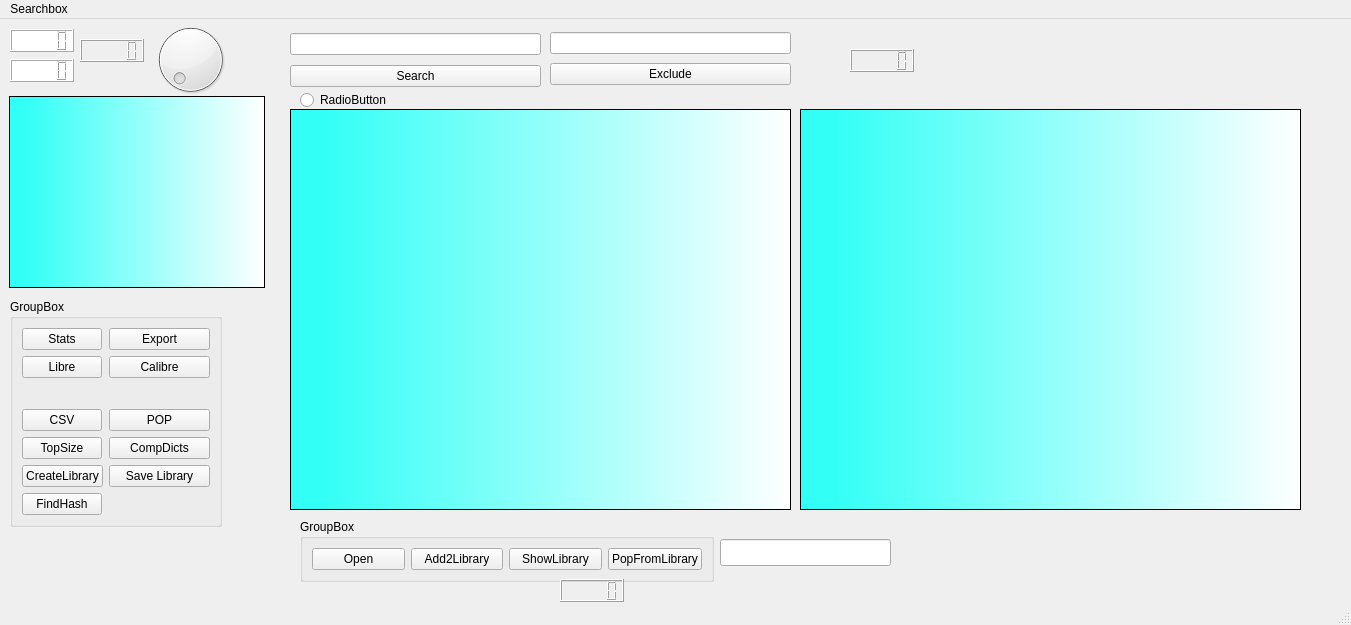
<?xml version="1.0" encoding="UTF-8"?>
<ui version="4.0">
 <class>MainWindow</class>
 <widget class="QMainWindow" name="MainWindow">
  <property name="geometry">
   <rect>
    <x>0</x>
    <y>0</y>
    <width>1351</width>
    <height>625</height>
   </rect>
  </property>
  <property name="windowTitle">
   <string>MainWindow</string>
  </property>
  <widget class="QWidget" name="centralwidget">
   <widget class="QWidget" name="gridLayoutWidget">
    <property name="geometry">
     <rect>
      <x>290</x>
      <y>10</y>
      <width>251</width>
      <height>62</height>
     </rect>
    </property>
    <layout class="QGridLayout" name="gridLayout">
     <item row="1" column="0">
      <widget class="QLineEdit" name="lineEdit"/>
     </item>
     <item row="2" column="0">
      <widget class="QPushButton" name="SearchButton">
       <property name="text">
        <string>Search</string>
       </property>
      </widget>
     </item>
    </layout>
   </widget>
   <widget class="QWidget" name="gridLayoutWidget_2">
    <property name="geometry">
     <rect>
      <x>550</x>
      <y>10</y>
      <width>241</width>
      <height>61</height>
     </rect>
    </property>
    <layout class="QGridLayout" name="gridLayout_2">
     <item row="3" column="0">
      <widget class="QPushButton" name="ExcludeButtom">
       <property name="text">
        <string>Exclude</string>
       </property>
      </widget>
     </item>
     <item row="2" column="0">
      <widget class="QLineEdit" name="lineEdit_2"/>
     </item>
    </layout>
   </widget>
   <widget class="QTextBrowser" name="textBrowser_2">
    <property name="geometry">
     <rect>
      <x>9</x>
      <y>77</y>
      <width>256</width>
      <height>192</height>
     </rect>
    </property>
    <property name="styleSheet">
     <string notr="true">background-color: qlineargradient(spread:reflect, x1:0, y1:0, x2:1, y2:0, stop:0.0633484 rgba(50, 255, 246, 255), stop:1 rgba(255, 255, 255, 255));
font: 63 italic 10pt &quot;Ubuntu&quot;;</string>
    </property>
   </widget>
   <widget class="QListWidget" name="listWidget">
    <property name="geometry">
     <rect>
      <x>290</x>
      <y>90</y>
      <width>501</width>
      <height>401</height>
     </rect>
    </property>
    <property name="styleSheet">
     <string notr="true">font: 63 14pt &quot;Ubuntu&quot;;
background-color: qlineargradient(spread:reflect, x1:0, y1:0, x2:1, y2:0, stop:0.0633484 rgba(50, 255, 246, 255), stop:1 rgba(255, 255, 255, 255));</string>
    </property>
   </widget>
   <widget class="QGroupBox" name="groupBox">
    <property name="geometry">
     <rect>
      <x>10</x>
      <y>280</y>
      <width>212</width>
      <height>228</height>
     </rect>
    </property>
    <property name="title">
     <string>GroupBox</string>
    </property>
    <layout class="QFormLayout" name="formLayout">
     <property name="fieldGrowthPolicy">
      <enum>QFormLayout::AllNonFixedFieldsGrow</enum>
     </property>
     <item row="0" column="0">
      <widget class="QPushButton" name="StatsButton">
       <property name="text">
        <string>Stats</string>
       </property>
      </widget>
     </item>
     <item row="0" column="1">
      <widget class="QPushButton" name="ExportButton">
       <property name="text">
        <string>Export</string>
       </property>
      </widget>
     </item>
     <item row="2" column="0">
      <widget class="QPushButton" name="LibreButton">
       <property name="text">
        <string>Libre</string>
       </property>
      </widget>
     </item>
     <item row="2" column="1">
      <widget class="QPushButton" name="CalibreButton">
       <property name="text">
        <string>Calibre</string>
       </property>
      </widget>
     </item>
     <item row="5" column="0">
      <widget class="QPushButton" name="CsvButton">
       <property name="text">
        <string>CSV</string>
       </property>
      </widget>
     </item>
     <item row="5" column="1">
      <widget class="QPushButton" name="PopButton">
       <property name="text">
        <string>POP</string>
       </property>
      </widget>
     </item>
     <item row="6" column="0">
      <widget class="QPushButton" name="TopSizeButton">
       <property name="text">
        <string>TopSize</string>
       </property>
      </widget>
     </item>
     <item row="6" column="1">
      <widget class="QPushButton" name="ComDictButton">
       <property name="text">
        <string>CompDicts</string>
       </property>
      </widget>
     </item>
     <item row="7" column="0">
      <widget class="QPushButton" name="CreateLibraryButton">
       <property name="text">
        <string>CreateLibrary</string>
       </property>
      </widget>
     </item>
     <item row="7" column="1">
      <widget class="QPushButton" name="SaveLibraryButton">
       <property name="text">
        <string>Save Library</string>
       </property>
      </widget>
     </item>
     <item row="8" column="0">
      <widget class="QPushButton" name="FindHashButton">
       <property name="text">
        <string>FindHash</string>
       </property>
      </widget>
     </item>
     <item row="3" column="1">
      <spacer name="verticalSpacer">
       <property name="orientation">
        <enum>Qt::Vertical</enum>
       </property>
       <property name="sizeHint" stdset="0">
        <size>
         <width>20</width>
         <height>40</height>
        </size>
       </property>
      </spacer>
     </item>
    </layout>
   </widget>
   <widget class="QGroupBox" name="groupBox_2">
    <property name="geometry">
     <rect>
      <x>300</x>
      <y>500</y>
      <width>414</width>
      <height>63</height>
     </rect>
    </property>
    <property name="title">
     <string>GroupBox</string>
    </property>
    <layout class="QHBoxLayout" name="horizontalLayout">
     <item>
      <widget class="QPushButton" name="OpenButton">
       <property name="text">
        <string>Open</string>
       </property>
      </widget>
     </item>
     <item>
      <widget class="QPushButton" name="AddLibraryButton">
       <property name="text">
        <string>Add2Library</string>
       </property>
      </widget>
     </item>
     <item>
      <widget class="QPushButton" name="ShowLibrarButton">
       <property name="text">
        <string>ShowLibrary</string>
       </property>
      </widget>
     </item>
     <item>
      <widget class="QPushButton" name="PopFromLibraryButton">
       <property name="text">
        <string>PopFromLibrary</string>
       </property>
      </widget>
     </item>
    </layout>
   </widget>
   <widget class="QListWidget" name="listWidget_2">
    <property name="geometry">
     <rect>
      <x>800</x>
      <y>90</y>
      <width>501</width>
      <height>401</height>
     </rect>
    </property>
    <property name="styleSheet">
     <string notr="true">background-color: qlineargradient(spread:reflect, x1:0, y1:0, x2:1, y2:0, stop:0.0633484 rgba(50, 255, 246, 255), stop:1 rgba(255, 255, 255, 255));</string>
    </property>
   </widget>
   <widget class="QLineEdit" name="lineEdit_3">
    <property name="geometry">
     <rect>
      <x>720</x>
      <y>520</y>
      <width>171</width>
      <height>27</height>
     </rect>
    </property>
   </widget>
   <widget class="QLCDNumber" name="lcdNumber">
    <property name="geometry">
     <rect>
      <x>10</x>
      <y>10</y>
      <width>64</width>
      <height>23</height>
     </rect>
    </property>
    <property name="styleSheet">
     <string notr="true">border-color: rgb(0, 0, 0);
color: rgb(0, 0, 0);
background-color: rgb(255, 255, 255);</string>
    </property>
   </widget>
   <widget class="QLCDNumber" name="lcdNumber_2">
    <property name="geometry">
     <rect>
      <x>560</x>
      <y>560</y>
      <width>64</width>
      <height>23</height>
     </rect>
    </property>
   </widget>
   <widget class="QLCDNumber" name="lcdNumber_3">
    <property name="geometry">
     <rect>
      <x>10</x>
      <y>40</y>
      <width>64</width>
      <height>23</height>
     </rect>
    </property>
    <property name="styleSheet">
     <string notr="true">font: 63 10pt &quot;FreeSans&quot;;
color: rgb(0, 0, 0);
border-color: rgb(0, 0, 0);
background-color: rgb(255, 255, 255);</string>
    </property>
   </widget>
   <widget class="QDial" name="dial">
    <property name="geometry">
     <rect>
      <x>140</x>
      <y>0</y>
      <width>101</width>
      <height>81</height>
     </rect>
    </property>
   </widget>
   <widget class="QLabel" name="label">
    <property name="geometry">
     <rect>
      <x>160</x>
      <y>30</y>
      <width>56</width>
      <height>17</height>
     </rect>
    </property>
    <property name="font">
     <font>
      <family>Ubuntu</family>
      <weight>75</weight>
      <bold>true</bold>
     </font>
    </property>
    <property name="text">
     <string/>
    </property>
   </widget>
   <widget class="QLCDNumber" name="lcdNumber_4">
    <property name="geometry">
     <rect>
      <x>850</x>
      <y>30</y>
      <width>64</width>
      <height>23</height>
     </rect>
    </property>
   </widget>
   <widget class="QRadioButton" name="radioButton">
    <property name="geometry">
     <rect>
      <x>300</x>
      <y>70</y>
      <width>102</width>
      <height>22</height>
     </rect>
    </property>
    <property name="text">
     <string>RadioButton</string>
    </property>
   </widget>
   <widget class="QLCDNumber" name="lcdNumber_5">
    <property name="geometry">
     <rect>
      <x>80</x>
      <y>20</y>
      <width>64</width>
      <height>23</height>
     </rect>
    </property>
   </widget>
   <zorder>dial</zorder>
   <zorder>gridLayoutWidget</zorder>
   <zorder>gridLayoutWidget_2</zorder>
   <zorder>textBrowser_2</zorder>
   <zorder>listWidget</zorder>
   <zorder>groupBox</zorder>
   <zorder>groupBox_2</zorder>
   <zorder>listWidget_2</zorder>
   <zorder>lineEdit_3</zorder>
   <zorder>lcdNumber</zorder>
   <zorder>lcdNumber_2</zorder>
   <zorder>lcdNumber_3</zorder>
   <zorder>label</zorder>
   <zorder>lcdNumber_4</zorder>
   <zorder>radioButton</zorder>
   <zorder>lcdNumber_5</zorder>
  </widget>
  <widget class="QMenuBar" name="menubar">
   <property name="geometry">
    <rect>
     <x>0</x>
     <y>0</y>
     <width>1351</width>
     <height>27</height>
    </rect>
   </property>
   <widget class="QMenu" name="menuSearchbox">
    <property name="title">
     <string>Searchbox</string>
    </property>
    <addaction name="actionQuit"/>
   </widget>
   <addaction name="menuSearchbox"/>
  </widget>
  <widget class="QStatusBar" name="statusbar"/>
  <action name="actionQuit">
   <property name="text">
    <string>Quit</string>
   </property>
  </action>
 </widget>
 <resources>
  <include location="../1.qrc"/>
 </resources>
 <connections>
  <connection>
   <sender>listWidget</sender>
   <signal>itemActivated(QListWidgetItem*)</signal>
   <receiver>listWidget_2</receiver>
   <slot>setFocus()</slot>
   <hints>
    <hint type="sourcelabel">
     <x>540</x>
     <y>317</y>
    </hint>
    <hint type="destinationlabel">
     <x>1050</x>
     <y>317</y>
    </hint>
   </hints>
  </connection>
  <connection>
   <sender>lineEdit</sender>
   <signal>returnPressed()</signal>
   <receiver>SearchButton</receiver>
   <slot>click()</slot>
   <hints>
    <hint type="sourcelabel">
     <x>369</x>
     <y>49</y>
    </hint>
    <hint type="destinationlabel">
     <x>374</x>
     <y>90</y>
    </hint>
   </hints>
  </connection>
  <connection>
   <sender>lineEdit_2</sender>
   <signal>returnPressed()</signal>
   <receiver>ExcludeButtom</receiver>
   <slot>click()</slot>
   <hints>
    <hint type="sourcelabel">
     <x>682</x>
     <y>53</y>
    </hint>
    <hint type="destinationlabel">
     <x>684</x>
     <y>79</y>
    </hint>
   </hints>
  </connection>
  <connection>
   <sender>lineEdit_3</sender>
   <signal>returnPressed()</signal>
   <receiver>AddLibraryButton</receiver>
   <slot>click()</slot>
   <hints>
    <hint type="sourcelabel">
     <x>748</x>
     <y>558</y>
    </hint>
    <hint type="destinationlabel">
     <x>459</x>
     <y>562</y>
    </hint>
   </hints>
  </connection>
  <connection>
   <sender>CalibreButton</sender>
   <signal>clicked()</signal>
   <receiver>listWidget_2</receiver>
   <slot>clear()</slot>
   <hints>
    <hint type="sourcelabel">
     <x>201</x>
     <y>376</y>
    </hint>
    <hint type="destinationlabel">
     <x>816</x>
     <y>364</y>
    </hint>
   </hints>
  </connection>
  <connection>
   <sender>CalibreButton</sender>
   <signal>clicked(bool)</signal>
   <receiver>listWidget</receiver>
   <slot>clear()</slot>
   <hints>
    <hint type="sourcelabel">
     <x>186</x>
     <y>378</y>
    </hint>
    <hint type="destinationlabel">
     <x>381</x>
     <y>381</y>
    </hint>
   </hints>
  </connection>
  <connection>
   <sender>dial</sender>
   <signal>sliderMoved(int)</signal>
   <receiver>lcdNumber</receiver>
   <slot>update()</slot>
   <hints>
    <hint type="sourcelabel">
     <x>186</x>
     <y>63</y>
    </hint>
    <hint type="destinationlabel">
     <x>57</x>
     <y>39</y>
    </hint>
   </hints>
  </connection>
 </connections>
</ui>
